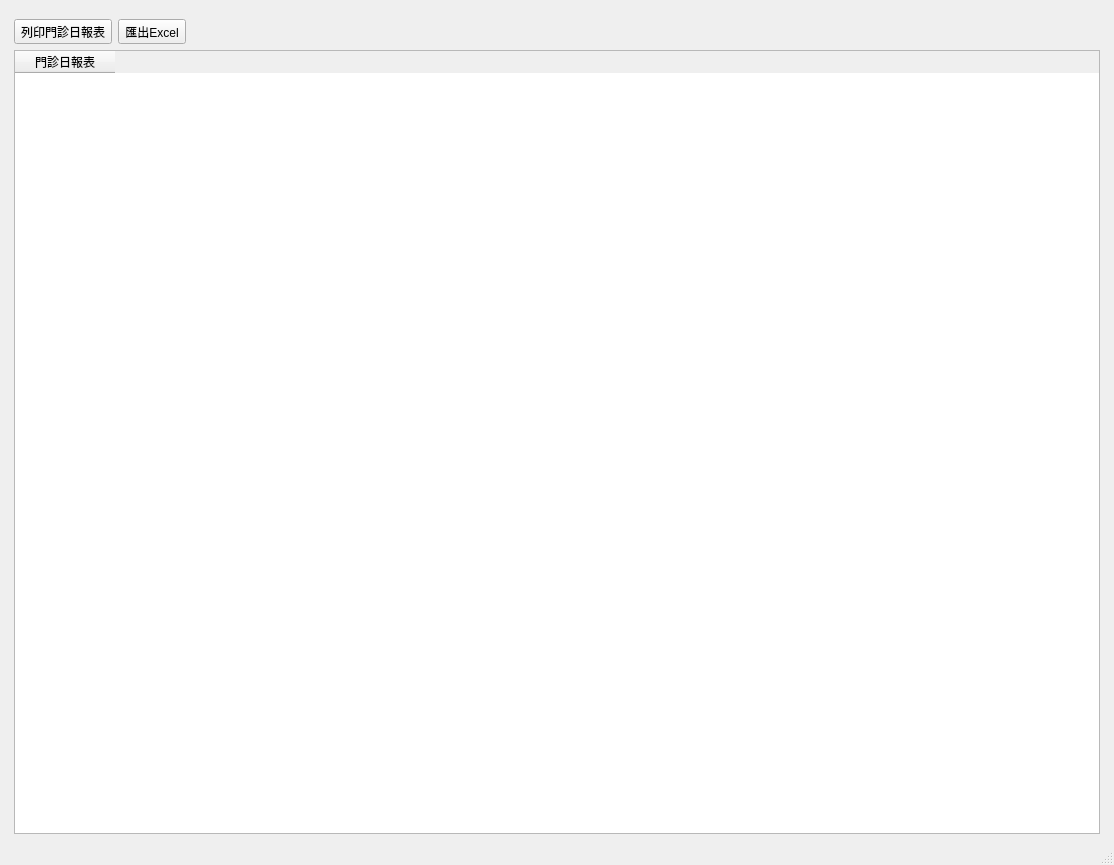
<?xml version="1.0" encoding="UTF-8"?>
<ui version="4.0">
 <class>WindowInsCalculated</class>
 <widget class="QMainWindow" name="WindowInsCalculated">
  <property name="geometry">
   <rect>
    <x>0</x>
    <y>0</y>
    <width>1114</width>
    <height>865</height>
   </rect>
  </property>
  <property name="windowTitle">
   <string>醫療費用申報總表</string>
  </property>
  <widget class="QWidget" name="centralwidget">
   <layout class="QHBoxLayout" name="horizontalLayout">
    <item>
     <layout class="QVBoxLayout" name="verticalLayout">
      <property name="leftMargin">
       <number>5</number>
      </property>
      <property name="topMargin">
       <number>10</number>
      </property>
      <property name="rightMargin">
       <number>5</number>
      </property>
      <item>
       <layout class="QHBoxLayout" name="horizontalLayout_2">
        <item>
         <widget class="QToolButton" name="toolButton_print_list">
          <property name="text">
           <string>列印門診日報表</string>
          </property>
          <property name="icon">
           <iconset>
            <normaloff>../icons/printer-printing.png</normaloff>../icons/printer-printing.png</iconset>
          </property>
          <property name="toolButtonStyle">
           <enum>Qt::ToolButtonTextBesideIcon</enum>
          </property>
         </widget>
        </item>
        <item>
         <widget class="QToolButton" name="toolButton_export_list">
          <property name="text">
           <string>匯出Excel</string>
          </property>
          <property name="icon">
           <iconset>
            <normaloff>../icons/document-export.svg</normaloff>../icons/document-export.svg</iconset>
          </property>
          <property name="toolButtonStyle">
           <enum>Qt::ToolButtonTextBesideIcon</enum>
          </property>
         </widget>
        </item>
        <item>
         <spacer name="horizontalSpacer">
          <property name="orientation">
           <enum>Qt::Horizontal</enum>
          </property>
          <property name="sizeHint" stdset="0">
           <size>
            <width>40</width>
            <height>20</height>
           </size>
          </property>
         </spacer>
        </item>
       </layout>
      </item>
      <item>
       <widget class="QTableWidget" name="tableWidget_daily_list">
        <attribute name="verticalHeaderMinimumSectionSize">
         <number>608</number>
        </attribute>
        <column>
         <property name="text">
          <string>門診日報表</string>
         </property>
        </column>
       </widget>
      </item>
     </layout>
    </item>
   </layout>
  </widget>
  <widget class="QStatusBar" name="statusbar"/>
  <widget class="QMenuBar" name="menubar">
   <property name="geometry">
    <rect>
     <x>0</x>
     <y>0</y>
     <width>1114</width>
     <height>32</height>
    </rect>
   </property>
  </widget>
 </widget>
 <resources/>
 <connections/>
</ui>
